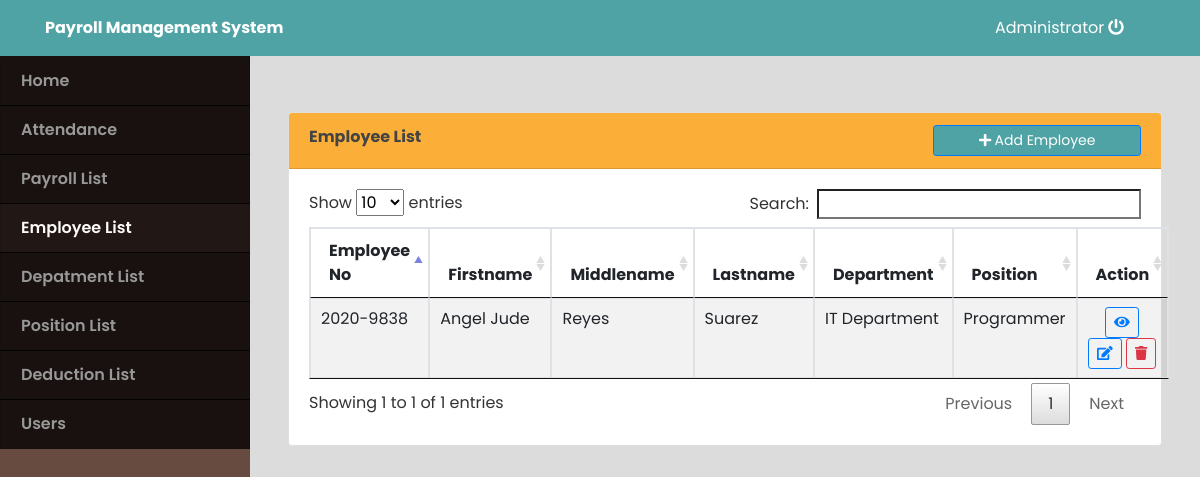
Page /index.php?page=employee (signed in) on the committed database.
### tables this page shows
CREATE TABLE `employee` (
  `id` int(20) NOT NULL,
  `employee_no` varchar(100) NOT NULL,
  `firstname` varchar(50) NOT NULL,
  `middlename` varchar(20) NOT NULL,
  `lastname` varchar(50) NOT NULL,
  `department_id` int(30) NOT NULL,
  `position_id` int(30) NOT NULL,
  `salary` double NOT NULL
);

### employee.php (the view, shortened to what this page needs)
<?php include('db_connect.php') ?>
		<div class="container-fluid " >
			<div class="col-lg-12">
				<br />
				<br />
				<div class="card">
					<div class="card-header" style="background: #FCAF38;">
						<span><b>Employee List</b></span>
						<button class="btn btn-primary btn-sm btn-block col-md-3 float-right" style="background: #50A3A4;color:WHITE;" type="button" id="new_emp_btn"><span class="fa fa-plus"></span> Add Employee</button>
					</div>
					<div class="card-body">
						<table id="table" class="table table-bordered table-striped">
							<thead>
								<tr>
									<th>Employee No</th>
									<th>Firstname</th>
									<th>Middlename</th>
									<th>Lastname</th>
									<th>Department</th>
									<th>Position</th>
									<th>Action</th>
								</tr>
							</thead>
							<tbody>
								<?php
									$d_arr[0] = "Unset";
									$p_arr[0] = "Unset";
									$dept = $conn->query("SELECT * from department order by name asc");
										while($row=$dept->fetch_assoc()):
											$d_arr[$row['id']] = $row['name'];
										endwhile;
										$pos = $conn->query("SELECT * from position order by name asc");
										while($row=$pos->fetch_assoc()):
											$p_arr[$row['id']] = $row['name'];
										 endwhile;
									$employee_qry = $conn->query("SELECT * FROM employee") or die(mysqli_error());
									while($row=$employee_qry->fetch_array()){
								?>
								<tr>
									<td><?php echo $row['employee_no']?></td>
									<td><?php echo $row['firstname']?></td>
									<td><?php echo $row['middlename']?></td>
									<td><?php echo $row['lastname']?></td>
									<td><?php echo $d_arr[$row['department_id']]?></td>
									<td><?php echo $p_arr[$row['position_id']]?></td>
									<td>
										<center>
										 <button class="btn btn-sm btn-outline-primary view_employee" data-id="<?php echo $row['id']?>" type="button"><i class="fa fa-eye"></i></button>
										 <button class="btn btn-sm btn-outline-primary edit_employee" data-id="<?php echo $row['id']?>" type="button"><i class="fa fa-edit"></i></button>
										<button class="btn btn-sm btn-outline-danger remove_employee" data-id="<?php echo $row['id']?>" type="button"><i class="fa fa-trash"></i></button>
										</center>
									</td>
								</tr>
								<?php
									}
								?>
							</tbody>
						</table>
					</div>
				</div>
			</div>
		</div>

### assets/css/style.css (style rules this page uses)
body { font-family: "Open Sans", sans-serif; color: #444444; width: 100%; height: calc(100%); }

### index.php (style rules this page uses)
* { font-family: 'Poppins', sans-serif; }
body { background: #80808045; }

### topbar.php (style rules this page uses)
* { font-family: 'Poppins', sans-serif; }

### navbar.php (style rules this page uses)
* { font-family: 'Poppins', sans-serif; }

### employee.php (style rules this page uses)
* { font-family: 'Poppins', sans-serif; }

### rows in the picture
employee: employee_no "2020-9838", firstname "Angel Jude", middlename "Reyes", lastname "Suarez", department "IT Department", position "Programmer"

### other values in the picture
$_SESSION['login_name'] "Administrator"
